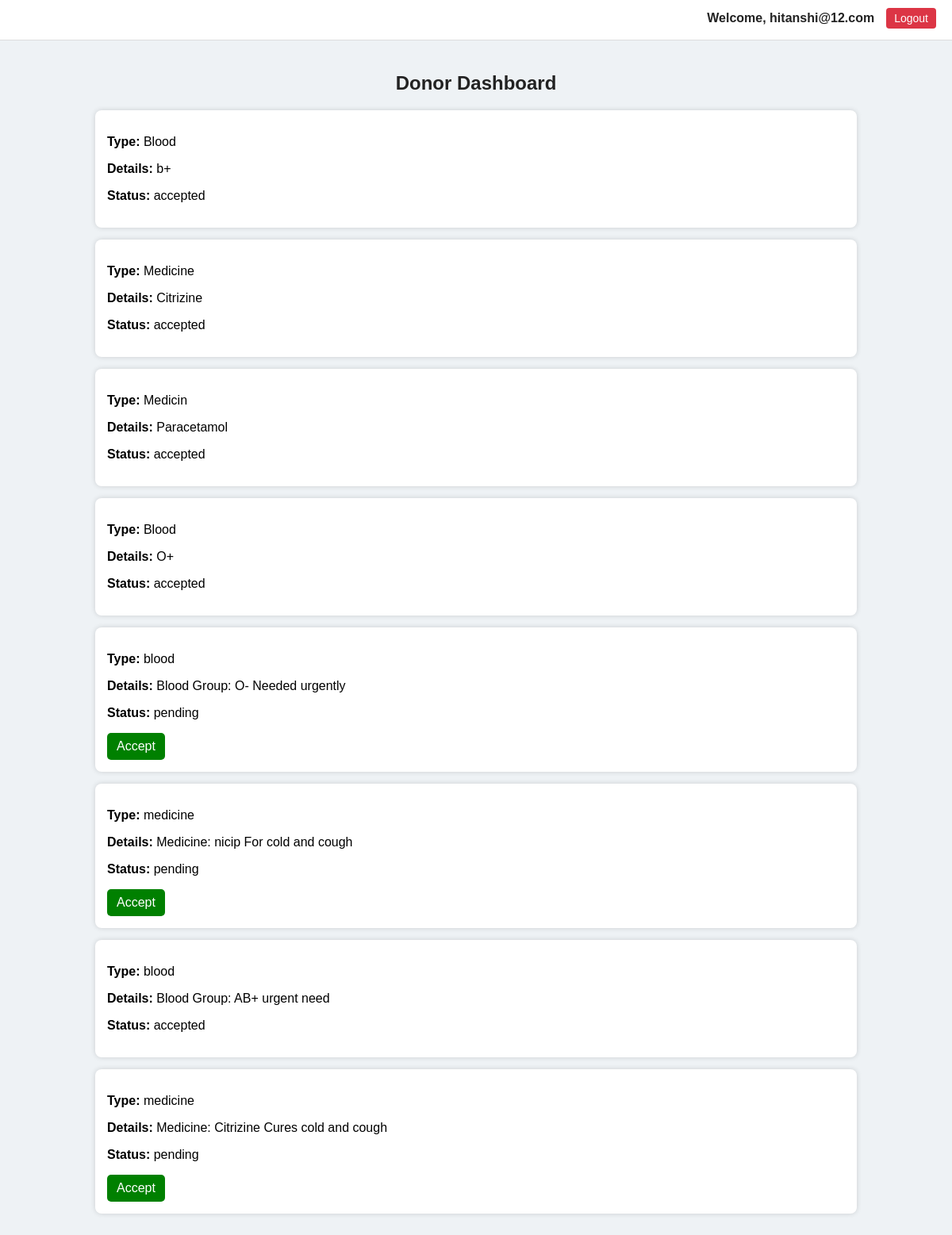
/donor/dashboard/ (signed in), run on the app's committed database.
### core/models.py (models this page shows)
class Request(models.Model):
    requester = models.ForeignKey(User, on_delete=models.CASCADE, related_name='requests_made')
    donor = models.ForeignKey(User, on_delete=models.CASCADE, null=True, blank=True, related_name='requests_received')
    request_type = models.CharField(max_length=10)
    detail = models.CharField(max_length=100)
    location = models.CharField(max_length=100)
    status = models.CharField(max_length=20, default='pending')

### core/views.py (the view)
# urls.py: path('donor/dashboard/', views.donor_dashboard, name='donor_dashboard'),
def donor_dashboard(request):
    requests = Request.objects.all()
    return render(request, 'donor_dashboard.html', {
        'requests': requests
    })

### core/templates/donor_dashboard.html (shortened to what this page needs)
{% load static %}
<!DOCTYPE html>
<html>
<head>
    <link rel="stylesheet" href="{% static 'core/css/donor_dashboard.css' %}">
</head>
<body>
    <div class="header">
    {% if user.is_authenticated %}
        <div class="user-info">
            <span class="welcome">Welcome, {{ user.username }}</span>
            <a href="{% url 'logout' %}" class="logout-btn">Logout</a>
        </div>
    {% endif %}
</div>
<div class="container">
    <h2>Donor Dashboard</h2>
    {% if requests %}
        {% for r in requests %}
            <div class="card">
                <p><b>Type:</b> {{ r.request_type }}</p>
                <p><b>Details:</b> {{ r.detail }}</p>
                <p><b>Status:</b> {{ r.status }}</p>
                {% if r.status == "pending" %}
                    <a href="/update-request/{{ r.id }}/accepted/" class="btn">
                        Accept
                    </a>
                {% endif %}
            </div>
        {% endfor %}
    {% else %}
        <p>No requests available.</p>
    {% endif %}
</div>
</body>
</html>

### core/static/core/css/donor_dashboard.css (style rules this page uses)
body { font-family: Arial, sans-serif; background-color: #eef2f5; margin: 0; padding: 0; }
.container { width: 80%; margin: auto; padding: 20px; }
h2 { text-align: center; color: #222; }
.card { background-color: white; padding: 15px; margin-bottom: 15px; border-radius: 8px; box-shadow: 0 0 6px rgba(0, 0, 0, 0.15); }
.btn { display: inline-block; padding: 8px 12px; background-color: green; color: white; text-decoration: none; border-radius: 5px; }
.header { position: relative; width: 100%; height: 50px; background-color: #fff; border-bottom: 1px solid #ddd; }
.user-info { position: absolute; top: 10px; right: 20px; display: flex; align-items: center; gap: 15px; }
.welcome { margin: 0; font-weight: bold; color: #222; }
.logout-btn { padding: 5px 10px; background-color: #dc3545; color: white; text-decoration: none; border-radius: 4px; font-size: 14px; }

### data on the page
Request: request_type "Blood", detail "b+", status "accepted"
Request: request_type "Medicine", detail "Citrizine", status "accepted"
Request: request_type "Medicin", detail "Paracetamol", status "accepted"
Request: request_type "Blood", detail "O+", status "accepted"
Request: request_type "blood", detail "Blood Group: O- Needed urgently", status "pending"
Request: request_type "medicine", detail "Medicine: nicip For cold and cough", status "pending"
Request: request_type "blood", detail "Blood Group: AB+ urgent need", status "accepted"
Request: request_type "medicine", detail "Medicine: Citrizine Cures cold and cough", status "pending"

### other printed values
{{ user.username }} "hitanshi@12.com"
